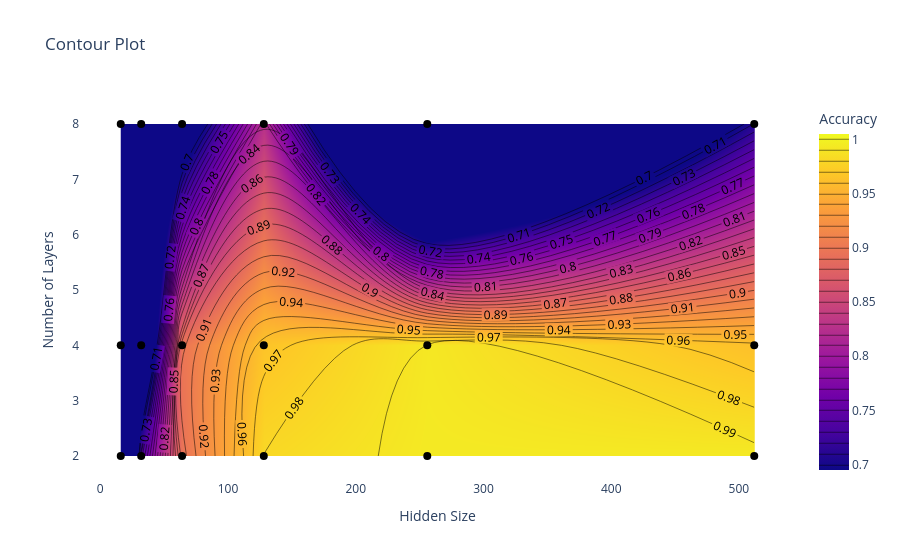

This figure's notebook cell:
### Code cell
grid = analysis.results_df
plot_contour(grid, "config/hidden_size", "config/num_layers", "accuracy", start=0.7)

### Figure 1 — Plotly figure (JSON) as saved in the notebook; plotly's stock layout.template omitted (floating-point values rounded to 4 significant figures)
{"data": [{"colorbar": {"title": {"text": "Accuracy"}}, "colorscale": [[0, "#0d0887"], [0.1111, "#46039f"], [0.2222, "#7201a8"], [0.3333, "#9c179e"], [0.4444, "#bd3786"], [0.5556, "#d8576b"], [0.6667, "#ed7953"], [0.7778, "#fb9f3a"], [0.8889, "#fdca26"], [1, "#f0f921"]], "contours": {"coloring": "heatmap", "end": 1, "showlabels": true, "size": 0.01, "start": 0.7}, "type": "contour", "x": [16, 32, 64, 128, 256, 512, 16, 32, 64, 128, 256, 512, 16, 32, 64, 128, 256, 512], "y": [2, 2, 2, 2, 2, 2, 4, 4, 4, 4, 4, 4, 8, 8, 8, 8, 8, 8], "z": [0.3953, 0.7359, 0.8953, 0.9812, 0.9938, 0.9938, 0.4172, 0.575, 0.8969, 0.9656, 0.9922, 0.9625, 0.2344, 0.5687, 0.6422, 0.8266, 0.3563, 0.7109]}, {"customdata": [0.3953, 0.7359, 0.8953, 0.9812, 0.9938, 0.9938, 0.4172, 0.575, 0.8969, 0.9656, 0.9922, 0.9625, 0.2344, 0.5687, 0.6422, 0.8266, 0.3563, 0.7109], "hovertemplate": "Hidden Size: %{x}<br>Number of Layers: %{y}<br>Accuracy: %{customdata:.4f}<extra></extra>", "marker": {"color": "black", "size": 8, "symbol": "circle"}, "mode": "markers", "name": "Data Points", "type": "scatter", "x": [16, 32, 64, 128, 256, 512, 16, 32, 64, 128, 256, 512, 16, 32, 64, 128, 256, 512], "y": [2, 2, 2, 2, 2, 2, 4, 4, 4, 4, 4, 4, 8, 8, 8, 8, 8, 8]}], "layout": {"paper_bgcolor": "white", "plot_bgcolor": "white", "title": {"text": "Contour Plot"}, "xaxis": {"showgrid": false, "title": {"text": "Hidden Size"}}, "yaxis": {"showgrid": false, "title": {"text": "Number of Layers"}}}}
